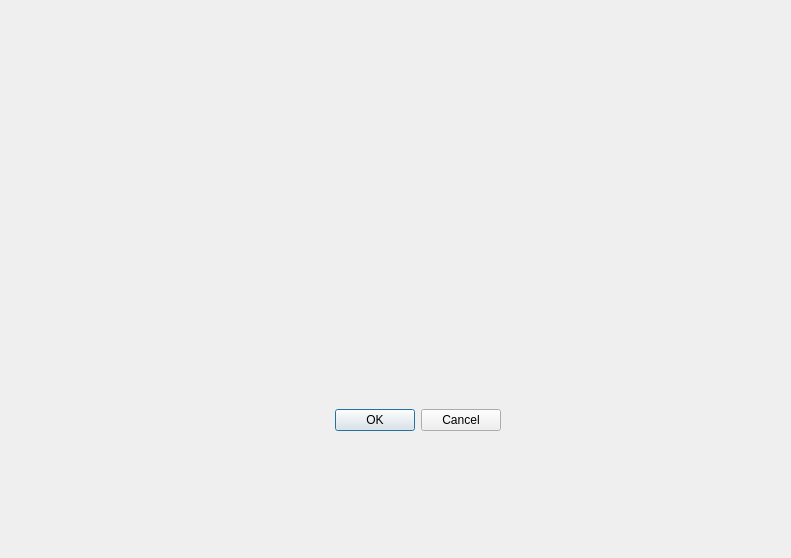
<?xml version="1.0" encoding="UTF-8"?>
<ui version="4.0">
 <class>Dialog</class>
 <widget class="QDialog" name="Dialog">
  <property name="geometry">
   <rect>
    <x>0</x>
    <y>0</y>
    <width>791</width>
    <height>558</height>
   </rect>
  </property>
  <property name="windowTitle">
   <string>Dialog</string>
  </property>
  <widget class="QDialogButtonBox" name="buttonBox">
   <property name="geometry">
    <rect>
     <x>90</x>
     <y>370</y>
     <width>411</width>
     <height>101</height>
    </rect>
   </property>
   <property name="orientation">
    <enum>Qt::Horizontal</enum>
   </property>
   <property name="standardButtons">
    <set>QDialogButtonBox::Cancel|QDialogButtonBox::Ok</set>
   </property>
  </widget>
 </widget>
 <resources/>
 <connections>
  <connection>
   <sender>buttonBox</sender>
   <signal>accepted()</signal>
   <receiver>Dialog</receiver>
   <slot>accept()</slot>
   <hints>
    <hint type="sourcelabel">
     <x>248</x>
     <y>254</y>
    </hint>
    <hint type="destinationlabel">
     <x>157</x>
     <y>274</y>
    </hint>
   </hints>
  </connection>
  <connection>
   <sender>buttonBox</sender>
   <signal>rejected()</signal>
   <receiver>Dialog</receiver>
   <slot>reject()</slot>
   <hints>
    <hint type="sourcelabel">
     <x>316</x>
     <y>260</y>
    </hint>
    <hint type="destinationlabel">
     <x>286</x>
     <y>274</y>
    </hint>
   </hints>
  </connection>
 </connections>
</ui>
